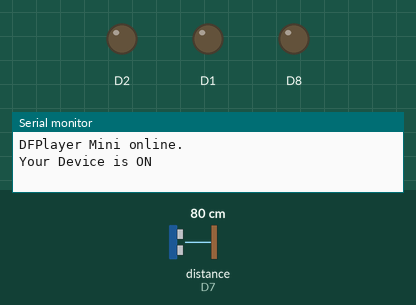
Recording of a sketch running on a simulated ESP8266 (NodeMCU). On the bench: output pins drawn as LEDs (lit = HIGH), the last lines printed to the serial monitor. Dashed ring = blinking. Inputs (shaded band) come from the test bench; at power-on: distance to the obstacle (sensor on D7) 80 cm. The echo pulse lasts 58.3 µs per cm; WiFi joins after 1.5 s; servers stay silent unless stated; the audio player accepts every command and is not drawn; pins used as bus, display or sensor lines are not drawn. At 20.9 s the program puts the board to deep sleep or switches it off; the recording ends there.

Above: at 5.0 s.
5.1 s: distance to the obstacle (sensor on D7) set to 2 cm
At 8.2 s:
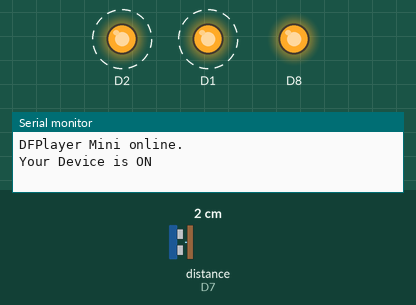
At 17.1 s:
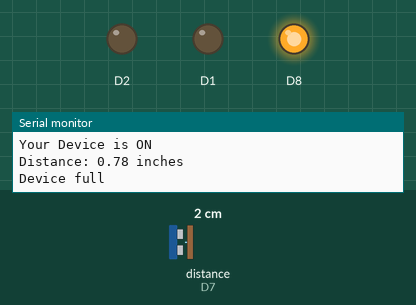
Timing chart, 0 to 20.9 s (numbered marks = the images above; inputs shaded):
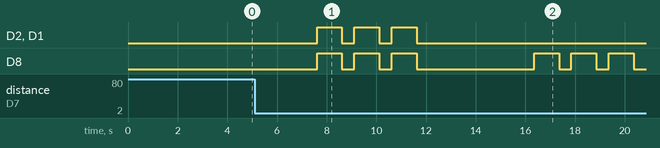

The sketch:

test1.ino
```cpp
#include <ESP8266WiFi.h>
#include <FirebaseArduino.h>
#define FIREBASE_HOST "remotesensingapp.firebaseio.com"
#define FIREBASE_AUTH "NMXI9EPJ28tjhbZL8gIg0s4SQV5SHm38KOruVYyw"
#include "Arduino.h"
#include "SoftwareSerial.h"
#include "DFRobotDFPlayerMini.h"
#define WIFI_SSID "Peter HotSpot"
#define WIFI_PASSWORD "Walquis1220"
SoftwareSerial mySoftwareSerial(D3, D4); // RX, TX
DFRobotDFPlayerMini myDFPlayer;
void printDetail(uint8_t type, int value);

// defines pins numbers
const int trigPin = D6;
const int echoPin = D7;

double duration;
float distance;
int device_status = 0;

void setup() {
//Green D1, Blue D2, Red D8
pinMode(D1 , OUTPUT);
pinMode(D2 , OUTPUT);
pinMode(D8 , OUTPUT);
digitalWrite(D1 , LOW);
digitalWrite(D2 , LOW);
digitalWrite(D8 , LOW);
 mySoftwareSerial.begin(9600);
 Serial.begin(9600);
// WiFi.begin(WIFI_SSID,WIFI_PASSWORD);
//  Serial.print("connecting");
//  while (WiFi.status() != WL_CONNECTED) {
//    Serial.print(".");
//    delay(500);}
//    Serial.println();
//  Serial.print("connected: ");
//  Serial.println(WiFi.localIP());
// Firebase.begin(FIREBASE_HOST, FIREBASE_AUTH);
 pinMode(trigPin, OUTPUT); // Sets the trigPin as an Output
 pinMode(echoPin, INPUT); // Sets the echoPin as an Input
// Serial.println("working");
 Serial.println();
  Serial.println(F("DFRobot DFPlayer Mini Demo"));
  Serial.println(F("Initializing DFPlayer ... (May take 3~5 seconds)"));
  delay(1000);
  if (!myDFPlayer.begin(mySoftwareSerial)) {  //Use softwareSerial to communicate with mp3.
    Serial.println(F("Unable to begin:"));
    Serial.println(F("1.Please recheck the connection!"));
    Serial.println(F("2.Please insert the SD card!"));
    return;
  }
  Serial.println(F("DFPlayer Mini online."));
   myDFPlayer.setTimeOut(500); //Set serial communictaion time out 500ms

  //----Set volume----
  myDFPlayer.volume(30);  //Set volume value (0~30).
   myDFPlayer.EQ(DFPLAYER_EQ_NORMAL);
   myDFPlayer.outputDevice(DFPLAYER_DEVICE_SD);

/*The audio files are played in the same order they were copied in the SD card...
so the file copied first will be played by "1" in the play function and the one copied ninth by "9".*/

    Serial.println("Your Device is ON ");
    myDFPlayer.play(1);  //Play the ON message in English
    delay(2000);
    myDFPlayer.play(2);  //Play the ON message in French
    delay(2000);
    myDFPlayer.play(3);  //Play the ON message in Spanish
    delay(2000);
    LED_Signal(1, 1, 1);  //Generate signals for LEDs (Red, Green, Blue)

digitalWrite(trigPin, LOW);
delayMicroseconds(2);
// Sets the trigPin on HIGH state for 10 micro seconds
digitalWrite(trigPin, HIGH);
delayMicroseconds(10);
digitalWrite(trigPin, LOW);
// Reads the echoPin, returns the sound wave travel time in microseconds
duration = pulseIn(echoPin, HIGH);
// Calculating the distance in inches
distance= duration*0.0135/2;
// Prints the distance on the Serial Monitor
Serial.print("Distance: ");
Serial.print(distance);
Serial.println(" inches");

//Red D2, Green D8, Blue D1
//Full for <= 3, mid for between 6 and 8, empty after 10

if(distance <=3){
  if(device_status!= 1){
    //To emit Green light
//    digitalWrite(D2 , LOW);
//    digitalWrite(D8 , HIGH);
//    digitalWrite(D1 , LOW);
    Serial.println("Device full");
    device_status = 1;
    Firebase.setInt("sensor1" , 1);
    myDFPlayer.play(4);  //Play the empty message in English
    delay(2000);
    myDFPlayer.play(5);  //Play the empty message in French
    delay(2000);
    myDFPlayer.play(6);  //Play the empty message in Spanish
    LED_Signal(0, 1, 0);  //Generate signals for LEDs (Red, Green, Blue)
  }
}

if((distance >= 6) && (distance <= 8 )){
  if(device_status!= 2){
    //To emit Blue light
//    digitalWrite(D2 , LOW);
//    digitalWrite(D8 , LOW);
//    digitalWrite(D1 , HIGH);
    Serial.println("Device low");
    device_status = 2;
    Firebase.setInt("sensor1" , 2);
    myDFPlayer.play(7);  //Play the low message in English
    delay(2000);
    myDFPlayer.play(8);  //Play the low message in French
    delay(2000);
    myDFPlayer.play(9);  //Play the low message in Spanish
    LED_Signal(0, 0, 1);  //Generate signals for LEDs (Red, Green, Blue)
  }
}

if(distance >= 10.5){
  if(device_status!= 3){
    //To emit Red light
//    digitalWrite(D2 , HIGH);
//    digitalWrite(D8 , LOW);
//    digitalWrite(D1 , LOW);
    Serial.println("Device is empty");
    device_status = 3;
    Firebase.setInt("sensor1" , 3);
    myDFPlayer.play(10);  //Play the empty message in English
    delay(2000);
    myDFPlayer.play(11);  //Play the empty message in French
    delay(2000);
    myDFPlayer.play(12);  //Play the empty message in Spanish
    LED_Signal(1, 0, 0);  //Generate signals for LEDs (Red, Green, Blue)
  }
}

Serial.println("deep sleep for 5 seconds");
ESP.deepSleep(5e6);

}
void loop() {

}

void LED_Signal(bool R,bool G,bool B){
  for(int count = 0; count < 3; count++){
    digitalWrite(D2 , R);
    digitalWrite(D8 , G);
    digitalWrite(D1 , B);
    delay(1000);  //Signal ON for 1 second
    digitalWrite(D2 , LOW);
    digitalWrite(D8 , LOW);
    digitalWrite(D1 , LOW);
    delay(500);  //Signal OFF for 0.5 second
  }
}
```

Measured:
- after the input at 5.1 s, D2: goes on until 11.6 s, then stays LOW
- by itself, D1: alternates HIGH for 1.0 s and LOW for 0.50 s, 6 changes in all, then stays LOW
